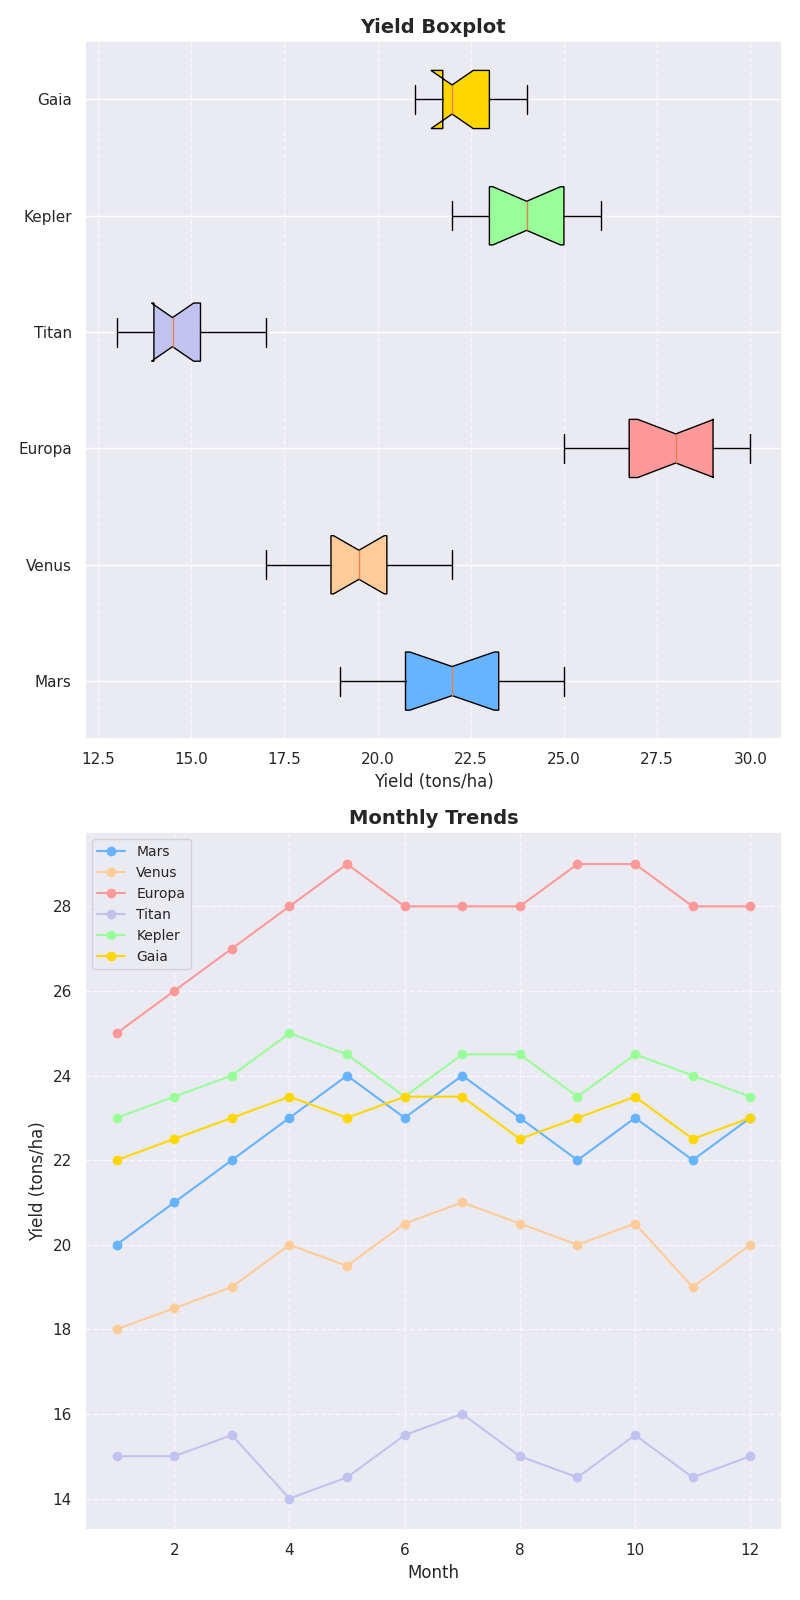

Reproduce this figure in Python.
import matplotlib.pyplot as plt
import numpy as np

mars_yields = [20, 23, 21, 19, 25, 22, 24, 23, 20, 22, 21, 24]
venus_yields = [18, 19, 17, 20, 19, 21, 22, 20, 19, 21, 18, 20]
europa_yields = [25, 28, 26, 30, 29, 27, 26, 28, 30, 27, 28, 29]
titan_yields = [15, 14, 16, 13, 14, 15, 17, 13, 14, 16, 15, 14]
kepler_yields = [23, 24, 25, 26, 23, 22, 24, 25, 23, 25, 24, 23]
gaia_yields = [22, 21, 23, 24, 22, 23, 23, 21, 22, 23, 21, 22]

months = np.arange(1, 13)
mars_trend = np.array([20, 21, 22, 23, 24, 23, 24, 23, 22, 23, 22, 23])
venus_trend = np.array([18, 18.5, 19, 20, 19.5, 20.5, 21, 20.5, 20, 20.5, 19, 20])
europa_trend = np.array([25, 26, 27, 28, 29, 28, 28, 28, 29, 29, 28, 28])
titan_trend = np.array([15, 15, 15.5, 14, 14.5, 15.5, 16, 15, 14.5, 15.5, 14.5, 15])
kepler_trend = np.array([23, 23.5, 24, 25, 24.5, 23.5, 24.5, 24.5, 23.5, 24.5, 24, 23.5])
gaia_trend = np.array([22, 22.5, 23, 23.5, 23, 23.5, 23.5, 22.5, 23, 23.5, 22.5, 23])

fig, axes = plt.subplots(2, 1, figsize=(8, 16))

all_yields = [mars_yields, venus_yields, europa_yields, titan_yields, kepler_yields, gaia_yields]
colony_names = ['Mars', 'Venus', 'Europa', 'Titan', 'Kepler', 'Gaia']
box_colors = ['#66B3FF', '#FFCC99', '#FF9999', '#C2C2F0', '#99FF99', '#FFD700']  # Added new color for Gaia
box = axes[0].boxplot(all_yields, vert=False, patch_artist=True, labels=colony_names, notch=True, whis=1.5)
for patch, color in zip(box['boxes'], box_colors):
    patch.set_facecolor(color)
axes[0].set_title("Yield Boxplot", fontsize=14, fontweight='bold')
axes[0].set_xlabel("Yield (tons/ha)")
axes[0].grid(axis='x', linestyle='--', alpha=0.7)

trend_colors = ['#66B3FF', '#FFCC99', '#FF9999', '#C2C2F0', '#99FF99', '#FFD700']
axes[1].plot(months, mars_trend, label='Mars', color=trend_colors[0], marker='o')
axes[1].plot(months, venus_trend, label='Venus', color=trend_colors[1], marker='o')
axes[1].plot(months, europa_trend, label='Europa', color=trend_colors[2], marker='o')
axes[1].plot(months, titan_trend, label='Titan', color=trend_colors[3], marker='o')
axes[1].plot(months, kepler_trend, label='Kepler', color=trend_colors[4], marker='o')
axes[1].plot(months, gaia_trend, label='Gaia', color=trend_colors[5], marker='o')  # Added Gaia trend
axes[1].set_title("Monthly Trends", fontsize=14, fontweight='bold')
axes[1].set_xlabel("Month")
axes[1].set_ylabel("Yield (tons/ha)")
axes[1].legend(loc='upper left', fontsize=10)
axes[1].grid(True, linestyle='--', alpha=0.7)

plt.tight_layout()
plt.show()
